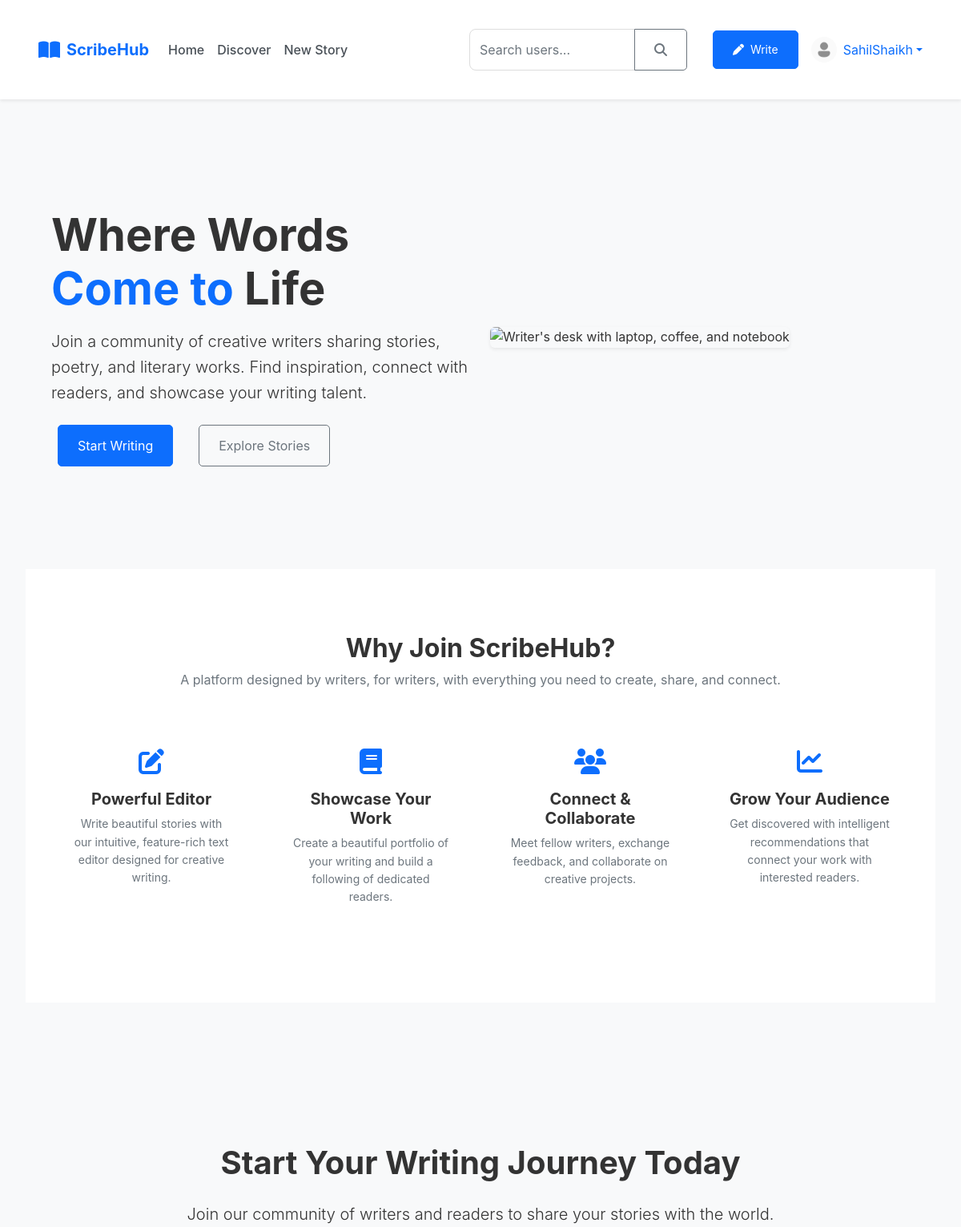
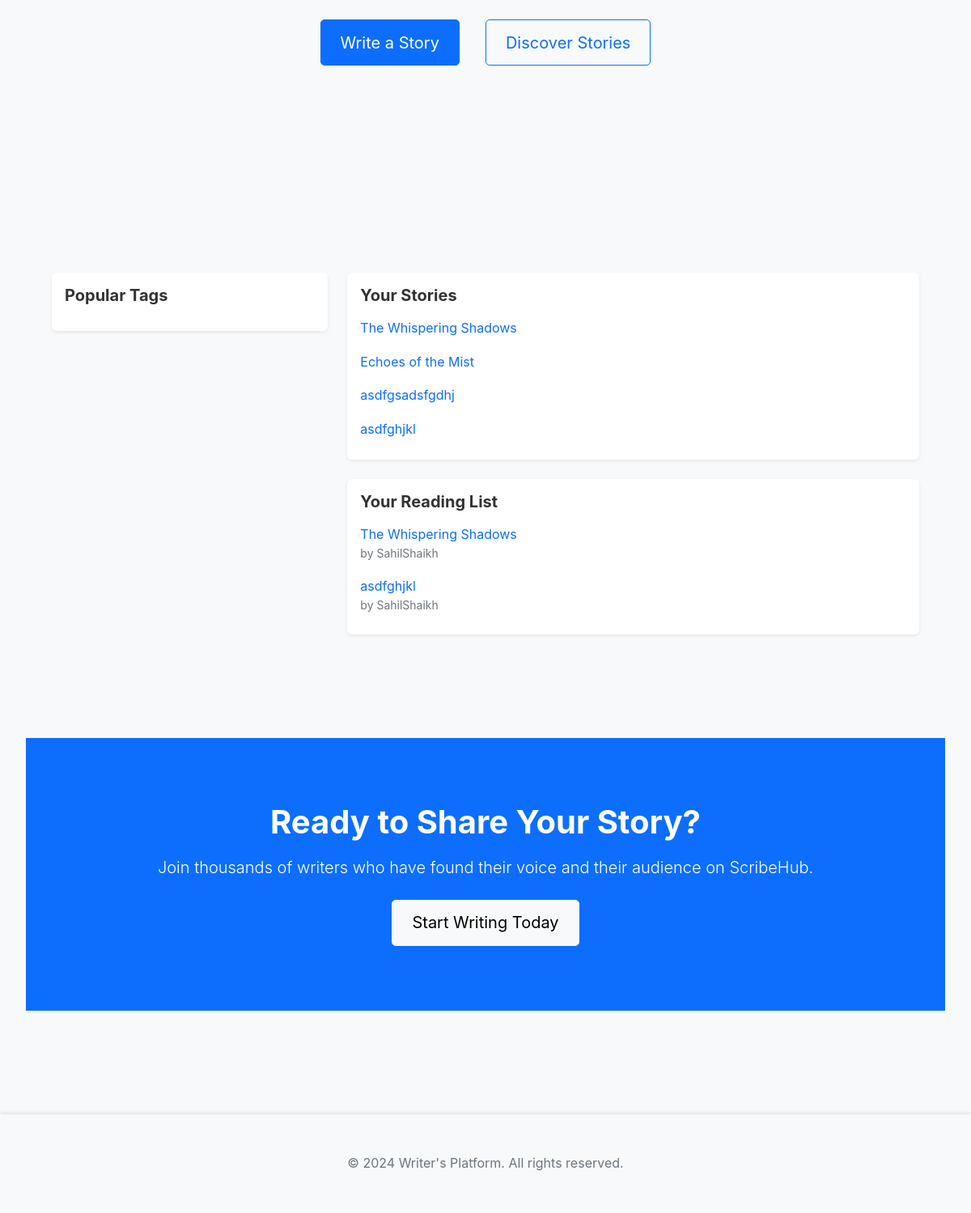
The app's page /index (signed in) with its own data (2 pictures, top to bottom).
### app/models.py (models this page shows, shortened)
class User(UserMixin, db.Model):
    id = db.Column(db.Integer, primary_key=True)
    username = db.Column(db.String(64), unique=True, nullable=False)
    email = db.Column(db.String(120), unique=True, nullable=False)
    password_hash = db.Column(db.String(128))
    profile_picture = db.Column(db.String(200), default='default.jpg')
    bio = db.Column(db.Text)
    created_at = db.Column(db.DateTime, default=datetime.utcnow)
    is_premium = db.Column(db.Boolean, default=False)
    stories = db.relationship('Story', backref='author', lazy='dynamic')
    followers = db.relationship('Follow', foreign_keys='Follow.followed_id', backref='followed', lazy='dynamic')
    following = db.relationship('Follow', foreign_keys='Follow.follower_id', backref='follower', lazy='dynamic')
    comments = db.relationship('Comment', backref='author', lazy='dynamic')
    saved_stories = db.relationship('Story', secondary='reading_list', backref=db.backref('saved_by', lazy='dynamic'))

class Story(db.Model):
    id = db.Column(db.Integer, primary_key=True)
    title = db.Column(db.String(200), nullable=False)
    content = db.Column(db.Text, nullable=False)
    summary = db.Column(db.Text)
    cover_image = db.Column(db.String(200))
    created_at = db.Column(db.DateTime, default=datetime.utcnow)
    updated_at = db.Column(db.DateTime, default=datetime.utcnow, onupdate=datetime.utcnow)
    is_published = db.Column(db.Boolean, default=False)
    is_premium = db.Column(db.Boolean, default=False)
    views = db.Column(db.Integer, default=0)
    likes = db.Column(db.Integer, default=0)
    author_id = db.Column(db.Integer, db.ForeignKey('user.id'), nullable=False)
    comments = db.relationship('Comment', backref='story', lazy='dynamic', cascade="all, delete-orphan")
    tags = db.relationship('Tag', secondary='story_tags', backref='stories')

### app/routes.py (the view)
@main.route('/')
@main.route('/index')
def index():
    tags = Tag.query.all()
    return render_template('index.html', title='Home', tags=tags)

### app/models.py (called while the page is built)
@login_manager.user_loader
def load_user(id):
    return User.query.get(int(id))

### app/templates/index.html (shortened to what this page needs)
{% extends "base.html" %}
{% block content %}
<section class="hero-section py-5 mb-5">
    <div class="container">
        <div class="row align-items-center">
            <div class="col-lg-6">
                <h1 class="display-4 fw-bold mb-3">Where Words <span style="color: #0d6efd;">Come to</span> Life</h1>
                <p class="lead mb-4">Join a community of creative writers sharing stories, poetry, and literary works. Find inspiration, connect with readers, and showcase your writing talent.</p>
                <div class="d-flex gap-3">
                    {% if current_user.is_authenticated %}
                    <a href="{{ url_for('main.new_story') }}" class="btn btn-primary">Start Writing</a>
                    {% else %}
                    <a href="{{ url_for('auth.register') }}" class="btn btn-primary">Sign Up</a>
                    {% endif %}
                    <a href="#featured-stories" class="btn btn-outline-secondary">Explore Stories</a>
                </div>
            </div>
            <div class="col-lg-6 d-none d-lg-block">
                <img src="{{ url_for('static', filename='images/writer-desk.jpg') }}" alt="Writer's desk with laptop, coffee, and notebook" class="img-fluid rounded shadow-sm">
            </div>
        </div>
    </div>
</section>
<section class="why-join-section py-5 mb-5 bg-white">
    <div class="container">
        <div class="text-center mb-5">
            <h2 class="h2 fw-bold">Why Join ScribeHub?</h2>
            <p class="text-muted">A platform designed by writers, for writers, with everything you need to create, share, and connect.</p>
        </div>
        <div class="row g-4">
            <div class="col-md-3">
                <div class="feature-card p-4 text-center">
                    <div class="mb-3">
                        <i class="fas fa-edit text-primary" style="font-size: 2rem;"></i>
                    </div>
                    <h5 class="fw-bold">Powerful Editor</h5>
                    <p class="text-muted small">Write beautiful stories with our intuitive, feature-rich text editor designed for creative writing.</p>
                </div>
            </div>
            <div class="col-md-3">
                <div class="feature-card p-4 text-center">
                    <div class="mb-3">
                        <i class="fas fa-book text-primary" style="font-size: 2rem;"></i>
                    </div>
                    <h5 class="fw-bold">Showcase Your Work</h5>
                    <p class="text-muted small">Create a beautiful portfolio of your writing and build a following of dedicated readers.</p>
                </div>
            </div>
            <div class="col-md-3">
                <div class="feature-card p-4 text-center">
                    <div class="mb-3">
                        <i class="fas fa-users text-primary" style="font-size: 2rem;"></i>
                    </div>
                    <h5 class="fw-bold">Connect & Collaborate</h5>
                    <p class="text-muted small">Meet fellow writers, exchange feedback, and collaborate on creative projects.</p>
                </div>
            </div>
            <div class="col-md-3">
                <div class="feature-card p-4 text-center">
                    <div class="mb-3">
                        <i class="fas fa-chart-line text-primary" style="font-size: 2rem;"></i>
                    </div>
                    <h5 class="fw-bold">Grow Your Audience</h5>
                    <p class="text-muted small">Get discovered with intelligent recommendations that connect your work with interested readers.</p>
                </div>
            </div>
        </div>
    </div>
</section>
<section class="hero-cta-section py-5 mb-5 bg-light text-center">
    <div class="container">
        <div class="py-5">
            <h2 class="h1 fw-bold mb-4">Start Your Writing Journey Today</h2>
            <p class="lead mb-4">Join our community of writers and readers to share your stories with the world.</p>
            <div class="d-flex justify-content-center gap-3">
                {% if current_user.is_authenticated %}
                <a href="{{ url_for('main.new_story') }}" class="btn btn-primary btn-lg">Write a Story</a>
                {% else %}
                <a href="{{ url_for('auth.register') }}" class="btn btn-primary btn-lg">Join ScribeHub</a>
                {% endif %}
                <a href="{{ url_for('main.discover') }}" class="btn btn-outline-primary btn-lg">Discover Stories</a>
            </div>
        </div>
    </div>
</section>
<section class="user-content-section py-5 mb-5">
    <div class="container">
        <div class="row">
            <div class="col-lg-4">
                <div class="card border-0 shadow-sm mb-4">
                    <div class="card-body">
                        <h5 class="card-title fw-bold">Popular Tags</h5>
                    </div>
                </div>
            </div>
            <div class="col-lg-8">
                {% if current_user.is_authenticated %}
                <div class="card border-0 shadow-sm mb-4">
                    <div class="card-body">
                        <h5 class="card-title fw-bold">Your Stories</h5>
                        {% set user_stories = current_user.stories.limit(5).all() %}
                        {% if user_stories %}
                        <ul class="list-group list-group-flush">
                            {% for story in user_stories %}
                            <li class="list-group-item border-0 px-0">
                                <a href="{{ url_for('main.story', story_id=story.id) }}" class="text-decoration-none text-primary">
                                    {{ story.title }}
                                </a>
                            </li>
                            {% endfor %}
                        </ul>
                        {% else %}
                        <p class="text-muted mt-3">You haven't written any stories yet.</p>
                        <a href="{{ url_for('main.new_story') }}" class="btn btn-sm btn-primary">Write a Story</a>
                        {% endif %}
                    </div>
                </div>
                <div class="card border-0 shadow-sm">
                    <div class="card-body">
                        <h5 class="card-title fw-bold">Your Reading List</h5>
                        {% if current_user.saved_stories %}
                        <ul class="list-group list-group-flush">
                            {% for story in current_user.saved_stories %}
                            <li class="list-group-item border-0 px-0">
                                <a href="{{ url_for('main.story', story_id=story.id) }}" class="text-decoration-none text-primary">
                                    {{ story.title }}
                                </a>
                                <small class="text-muted d-block">by {{ story.author.username }}</small>
                            </li>
                            {% endfor %}
                        </ul>
                        {% else %}
                        <p class="text-muted mt-3">Your reading list is empty. Save stories to read later!</p>
                        {% endif %}
                    </div>
                </div>
                {% endif %}
            </div>
        </div>
    </div>
</section>
<section class="cta-section py-5 mb-5 bg-primary text-white text-center">
    <div class="container">
        <h2 class="display-6 fw-bold mb-3">Ready to Share Your Story?</h2>
        <p class="lead mb-4">Join thousands of writers who have found their voice and their audience on ScribeHub.</p>
        {% if current_user.is_authenticated %}
        <a href="{{ url_for('main.new_story') }}" class="btn btn-light btn-lg">Start Writing Today</a>
        {% else %}
        <a href="{{ url_for('auth.register') }}" class="btn btn-light btn-lg">Sign Up Now</a>
        {% endif %}
    </div>
</section>
{% endblock %}

### app/templates/base.html (shortened to what this page needs)
<!DOCTYPE html>
<html lang="en">
<head>
    <link href="https://cdn.jsdelivr.net/npm/bootstrap@5.2.3/dist/css/bootstrap.min.css" rel="stylesheet">
    <link rel="stylesheet" href="https://cdnjs.cloudflare.com/ajax/libs/font-awesome/6.4.0/css/all.min.css">
    <link rel="stylesheet" href="{{ url_for('static', filename='css/style.css') }}">
</head>
<body>
    <nav class="navbar navbar-expand-lg navbar-light bg-white sticky-top">
        <div class="container">
            <a class="navbar-brand" href="{{ url_for('main.index') }}">
                <i class="fas fa-book-open"></i> ScribeHub
            </a>
            <div class="collapse navbar-collapse" id="navbarNav">
                <ul class="navbar-nav me-auto">
                    <li class="nav-item">
                        <a class="nav-link" href="{{ url_for('main.index') }}">Home</a>
                    </li>
                    <li class="nav-item">
                        <a class="nav-link" href="{{ url_for('main.discover') }}">Discover</a>
                    </li>
                    {% if current_user.is_authenticated %}
                    <li class="nav-item">
                        <a class="nav-link" href="{{ url_for('main.new_story') }}">New Story</a>
                    </li>
                    {% endif %}
                </ul>
                <form class="search-form d-none d-md-flex me-3" action="{{ url_for('main.search') }}" method="GET">
                    <div class="input-group">
                        <input type="text" class="form-control" name="query" placeholder="Search users..." aria-label="Search">
                        <button class="btn btn-outline-secondary" type="submit">
                            <i class="fas fa-search"></i>
                        </button>
                    </div>
                </form>
                <div class="d-flex align-items-center">
                    {% if current_user.is_authenticated %}
                    <a href="{{ url_for('main.new_story') }}" class="btn btn-primary btn-sm me-3">
                        <i class="fas fa-pen me-1"></i> Write
                    </a>
                    <div class="dropdown">
                        <a href="#" class="d-flex align-items-center text-decoration-none dropdown-toggle" id="userDropdown" data-bs-toggle="dropdown" aria-expanded="false">
                            <img src="{{ url_for('static', filename='uploads/' + current_user.profile_picture) }}" alt="{{ current_user.username }}" class="avatar-sm me-2">
                            <span class="d-none d-md-inline">{{ current_user.username }}</span>
                        </a>
                    </div>
                    {% else %}
                    <a href="{{ url_for('auth.login') }}" class="btn btn-outline-secondary btn-sm me-2">Log in</a>
                    <a href="{{ url_for('auth.register') }}" class="btn btn-primary btn-sm">Sign up</a>
                    {% endif %}
                </div>
            </div>
        </div>
    </nav>
    <main class="container mt-4">
        {% block content %}{% endblock %}
    </main>
    <footer class="footer mt-5 py-3 bg-light">
        <div class="container text-center">
            <span class="text-muted">© 2024 Writer's Platform. All rights reserved.</span>
        </div>
    </footer>
</body>
</html>

### app/static/css/style.css (style rules this page uses)
:root { --primary-color: #4a90e2; --secondary-color: #2c3e50; --background-color: #f5f6fa; --text-color: #2c3e50; --error-color: #e74c3c; }
* { margin: 0; padding: 0; box-sizing: border-box; }
body { font-family: 'Arial', sans-serif; line-height: 1.6; background-color: #f8f9fa; color: var(--text-color); min-height: 100vh; display: flex; flex-direction: column; }
main { flex: 1; }
.navbar { background-color: var(--secondary-color); padding: 1rem 2rem; display: flex; justify-content: space-between; align-items: center; box-shadow: 0 2px 4px rgba(0, 0, 0, 0.1); }
.container { max-width: 1200px; margin: 0 auto; padding: 2rem; }
.btn { display: inline-block; padding: 0.8rem 1.5rem; border-radius: 5px; text-decoration: none; margin: 0 0.5rem; transition: background-color 0.3s ease; }
.btn-primary { background-color: #007bff; color: white; border-color: #007bff; }
.form-control { width: 100%; padding: 0.75rem; border: 1px solid #ddd; border-radius: 0.5rem; font-size: 1rem; }
.card { box-shadow: 0 2px 4px rgba(0, 0, 0, 0.1); border: none; transition: transform 0.2s; }
.footer { margin-top: auto; background-color: #f8f9fa; padding: 1rem 0; box-shadow: 0 -2px 4px rgba(0, 0, 0, 0.1); }

### app/templates/base.html (style rules this page uses)
:root { --primary-color: #0d6efd; --primary-dark: #0a58ca; --secondary-color: #6c757d; --light-color: #f8f9fa; --dark-color: #212529; }
body { font-family: 'Inter', -apple-system, BlinkMacSystemFont, 'Segoe UI', Roboto, Oxygen, Ubuntu, Cantarell, 'Open Sans', 'Helvetica Neue', sans-serif; background-color: #f8f9fa; color: #333; }
.navbar { box-shadow: 0 2px 4px rgba(0, 0, 0, 0.08); background-color: #fff !important; padding: 0.25rem 1rem; line-height: 1.5; }
.navbar-brand { font-weight: 700; color: var(--primary-color) !important; display: flex; align-items: center; }
.navbar-brand i { color: var(--primary-color); margin-right: 0.5rem; font-size: 1.5rem; }
.nav-link { color: #495057 !important; font-weight: 500; padding: 0.5rem 1rem; }
.btn-primary { background-color: var(--primary-color); border-color: var(--primary-color); }
.btn-outline-primary { color: var(--primary-color); border-color: var(--primary-color); }
.search-form { width: 280px; }
.avatar-sm { width: 32px; height: 32px; border-radius: 50%; object-fit: cover; }

### records on screen
User: profile_picture (placeholder picture), username "SahilShaikh"
Story: title "The Whispering Shadows", author.username "SahilShaikh"
Story: title "Echoes of the Mist"
Story: title "asdfgsadsfgdhj"
Story: title "asdfghjkl", author.username "SahilShaikh"
